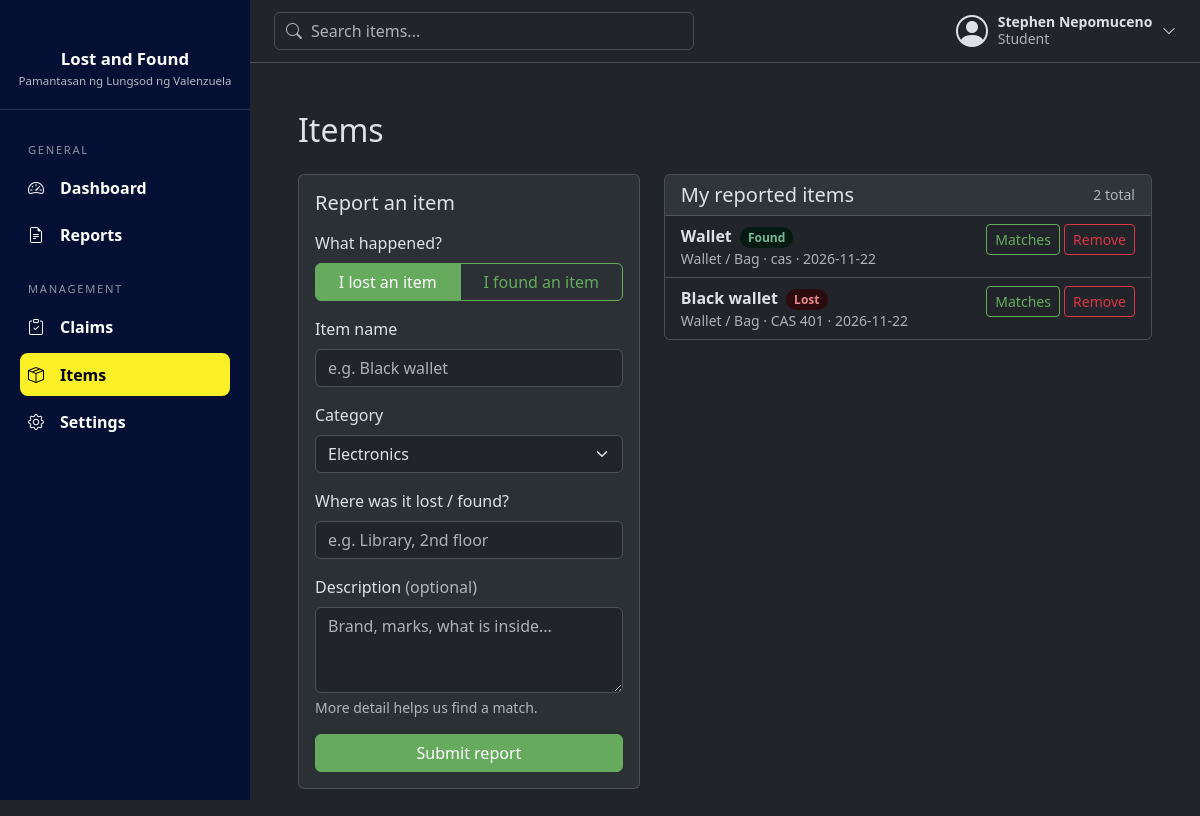
The page /items (signed in) on the database its author committed.
### tables this page shows
CREATE TABLE users (
            id INTEGER PRIMARY KEY AUTOINCREMENT,
            full_name TEXT NOT NULL,
            email TEXT NOT NULL UNIQUE,
            password TEXT NOT NULL,
            role TEXT NOT NULL DEFAULT 'Student'
                CHECK(role IN ('Student', 'Faculty', 'Admin'))
        , is_active INTEGER NOT NULL DEFAULT 1);

CREATE TABLE items (
            item_id INTEGER PRIMARY KEY AUTOINCREMENT,
            user_id INTEGER NOT NULL,
            name TEXT NOT NULL,
            category TEXT NOT NULL,
            description TEXT,
            location TEXT NOT NULL,
            item_status TEXT NOT NULL
                CHECK(item_status IN ('Lost', 'Found')),
            status TEXT NOT NULL DEFAULT 'Active'
                CHECK(status IN ('Active', 'Claimed', 'Returned', 'Removed')),
            date_reported DATE NOT NULL DEFAULT CURRENT_DATE,

            FOREIGN KEY (user_id) REFERENCES users (id)
        );

### routes/user_routes.py (the view, shortened to what this page needs)
@bp.route("/items", methods=["GET", "POST"])
@login_required
def items():
    errors = {}
    return render_template("user/items.html", categories=CATEGORIES, form=request.form,
                           errors=errors, my_items=item_model.by_user(session["user_id"]))

### database/connection.py (called while the page is built)
def get_db():
    if "db" not in g:
        g.db = sqlite3.connect(current_app.config["DATABASE"])
        g.db.row_factory = sqlite3.Row
    return g.db

### models/item_model.py (called while the page is built)
def by_user(user_id):
    return get_db().execute(
        "SELECT * FROM items WHERE user_id = ? ORDER BY item_id DESC", (user_id,)
    ).fetchall()

### models/user_model.py (called while the page is built)
def get_by_id(user_id):
    return get_db().execute("SELECT * FROM users WHERE id = ?", (user_id,)).fetchone()

### routes/utils.py (called while the page is built)
def login_required(view):
    @wraps(view)
    def wrapped(*args, **kwargs):
        if "user_id" not in session:
            flash("Please log in first.", "warning")
            return redirect(url_for("auth.login"))
        user = user_model.get_by_id(session["user_id"])
        if user is None or not user["is_active"]:
            session.clear()
            flash("Your account is no longer active. Please contact an administrator.", "warning")
            return redirect(url_for("auth.login"))
        return view(*args, **kwargs)
    return wrapped

### templates/user/items.html (shortened to what this page needs)
{% extends "base.html" %}
{% block content %}
<h2 class="mb-4">Items</h2>
<div class="row g-4">
  <div class="col-xl-5">
    <div class="card">
      <div class="card-body">
        <h5 class="card-title mb-3">Report an item</h5>
        <form method="post" novalidate>
          <div class="mb-3">
            <label class="form-label d-block">What happened?</label>
            <div class="btn-group w-100" role="group">
              {% for t in ['Lost', 'Found'] %}
              <label class="btn btn-outline-primary" for="type_{{ t }}">I {{ t|lower }} an item</label>
              {% endfor %}
            </div>
          </div>
          <div class="mb-3">
            <label class="form-label" for="name">Item name</label>
            <input class="form-control {{ 'is-invalid' if errors.name }}" id="name" name="name" maxlength="100"
                   placeholder="e.g. Black wallet" value="{{ form.get('name', '') }}">
          </div>
          <div class="row">
            <div class="mb-3">
              <label class="form-label" for="category">Category</label>
              <select class="form-select {{ 'is-invalid' if errors.category }}" id="category" name="category">
                {% for c in categories %}
                <option {{ 'selected' if form.get('category') == c }}>{{ c }}</option>
                {% endfor %}
              </select>
            </div>
          </div>
          <div class="mb-3">
            <label class="form-label" for="location">Where was it lost / found?</label>
            <input class="form-control {{ 'is-invalid' if errors.location }}" id="location" name="location"
                   maxlength="100" placeholder="e.g. Library, 2nd floor" value="{{ form.get('location', '') }}">
          </div>
          <div class="mb-3">
            <label class="form-label" for="description">Description <span class="text-body-secondary">(optional)</span></label>
            <textarea class="form-control {{ 'is-invalid' if errors.description }}" id="description" name="description"
                      rows="3" maxlength="500" placeholder="Brand, marks, what is inside...">{{ form.get('description', '') }}</textarea>
            <div class="form-text">More detail helps us find a match.</div>
          </div>
          <button class="btn btn-primary w-100">Submit report</button>
        </form>
      </div>
    </div>
  </div>
  <div class="col-xl-7">
    <div class="card">
      <div class="card-header d-flex justify-content-between align-items-center">
        <h5 class="mb-0">My reported items</h5>
        <span class="text-body-secondary small">{{ my_items|length }} total</span>
      </div>
      {% if my_items %}
      <ul class="list-group list-group-flush">
        {% for item in my_items %}
        <li class="list-group-item d-flex justify-content-between align-items-start gap-3
                   {{ 'text-body-secondary' if item['status'] != 'Active' }}">
          <div>
            <div class="fw-semibold">
              {{ item["name"] }}
              <span class="dash-badge ms-1 {{ item['item_status'] }}">{{ item["item_status"] }}</span>
            </div>
            <div class="small text-body-secondary">
              {{ item["category"] }} &middot; {{ item["location"] }} &middot; {{ item["date_reported"] }}
            </div>
          </div>
          {% if item["status"] == "Active" %}
          <div class="text-nowrap">
            <a class="btn btn-sm btn-outline-primary" href="{{ url_for('user.item_matches', item_id=item['item_id']) }}">Matches</a>
            <form method="post" action="{{ url_for('user.remove_item', item_id=item['item_id']) }}" class="d-inline"
                  onsubmit="return confirm('Remove this report? It will no longer be matched.');">
              <button class="btn btn-sm btn-outline-danger">Remove</button>
            </form>
          </div>
          {% endif %}
        </li>
        {% endfor %}
      </ul>
      {% else %}
      <div class="card-body">
        <p class="dash-empty mb-0">You haven't reported any items yet.</p>
      </div>
      {% endif %}
    </div>
  </div>
</div>
{% endblock %}

### templates/base.html (shortened to what this page needs)
<!doctype html>
<html lang="en" data-bs-theme="dark">
<head>
  <link href="https://cdn.jsdelivr.net/npm/bootstrap@5.3.3/dist/css/bootstrap.min.css" rel="stylesheet">
  <link href="https://cdn.jsdelivr.net/npm/bootstrap-icons@1.11.3/font/bootstrap-icons.min.css" rel="stylesheet">
  <link href="{{ url_for('static', filename='css/style.css') }}" rel="stylesheet">
</head>
<body>
{% block body %}
<div class="app-shell d-flex">
    <aside class="sidebar offcanvas-md offcanvas-start" id="sidebar" tabindex="-1">
    <div class="sidebar-brand">
      <div class="sidebar-title">Lost and Found</div>
      <div class="sidebar-subtitle">Pamantasan ng Lungsod ng Valenzuela</div>
    </div>
    <nav class="sidebar-nav">
      {% if session.role == 'Admin' %}
        {% include "partials/sidebar_admin.html" %}
      {% else %}
        {% include "partials/sidebar_user.html" %}
      {% endif %}
    </nav>
  </aside>
  <div class="main-col flex-grow-1">
    <header class="topbar d-flex align-items-center justify-content-between gap-3">
      <form class="topbar-search" action="{{ url_for('shared.reports') }}" method="get" role="search">
        <input class="form-control" type="search" name="q" maxlength="100" placeholder="Search items..."
               value="{{ request.args.get('q', '') if request.endpoint == 'shared.reports' }}">
      </form>
      <div class="dropdown">
        <button class="user-menu-btn" type="button" data-bs-toggle="dropdown" aria-expanded="false">
          <i class="bi bi-person-circle fs-2"></i>
          <span class="d-none d-sm-block">
            <span class="d-block fw-semibold small">{{ session.full_name }}</span>
            <span class="d-block small text-body-secondary">{{ session.role }}</span>
          </span>
          <i class="bi bi-chevron-down small"></i>
        </button>
      </div>
    </header>
    <main class="p-3 p-md-5">
      {% block content %}{% endblock %}
    </main>
  </div>
</div>
{% endblock %}
</body>
</html>
</html>

### static/css/style.css (style rules this page uses)
.app-shell { min-height: 100vh; }
.app-shell > .main-col { min-width: 0; }
.card { background: var(--bs-tertiary-bg); }
.btn-primary { --bs-btn-color: #ffffff; --bs-btn-bg: #66ab5d; --bs-btn-border-color: #66ab5d; --bs-btn-hover-color: #ffffff; --bs-btn-hover-bg: #5a9a52; --bs-btn-hover-border-color: #5a9a52; --bs-btn-active-color: #ffffff; --bs-btn-active-bg: #4f8948; --bs-btn-active-border-color: #4f8948; --bs-btn-focus-shadow-rgb: 102, 171, 93; --bs-btn-disabled-color: #ffffff; --bs-btn-disabled-bg: #66ab5d; --bs-btn-disabled-border-color: #66ab5d; }
.btn-outline-primary { --bs-btn-color: #66AB5D; --bs-btn-border-color: #66AB5D; --bs-btn-hover-color: #fff; --bs-btn-hover-bg: #66AB5D; --bs-btn-hover-border-color: #66AB5D; --bs-btn-active-color: #fff; --bs-btn-active-bg: #66AB5D; --bs-btn-active-border-color: #66AB5D; --bs-btn-focus-shadow-rgb: 102, 171, 93; }
.sidebar { --bs-offcanvas-width: 250px; width: 250px; min-width: 250px; color: #fff; overflow-y: auto; }
.sidebar { background: #031033 !important; }
@media (min-width: 768px) { .sidebar { position: sticky; top: 0; height: 100vh; align-self: flex-start; } }
.sidebar-brand { padding: 2rem 1rem 1.25rem; text-align: center; border-bottom: 1px solid rgba(255, 255, 255, 0.15); }
.sidebar-title { margin-top: 0.9rem; font-size: 1.05rem; font-weight: 600; }
.sidebar-subtitle { font-size: 0.72rem; color: rgba(255, 255, 255, 0.7); }
.sidebar-nav { padding: 0.5rem 1.25rem 1.5rem; }
.topbar { position: sticky; top: 0; z-index: 1020; padding: 0.75rem 1.5rem; background: var(--bs-body-bg); border-bottom: 1px solid var(--bs-border-color); }
.topbar-search { position: relative; flex: 1; max-width: 420px; }
.topbar-search input { padding-left: 2.25rem; }
.user-menu-btn { display: flex; align-items: center; gap: 0.6rem; padding: 0; border: 0; background: none; color: var(--bs-body-color); text-align: left; line-height: 1.2; }
.dash-badge { padding: 2px 8px; border-radius: 10px; font-size: 12px; background: var(--bs-secondary-bg); color: var(--bs-body-color); }
.dash-badge.Lost, .dash-badge.Rejected { background: var(--bs-danger-bg-subtle); color: var(--bs-danger-text-emphasis); }
.dash-badge.Found, .dash-badge.Approved { background: var(--bs-success-bg-subtle); color: var(--bs-success-text-emphasis); }

### rows shown on the page
users: full_name "Stephen Nepomuceno", role "Student"
items: name "Wallet", item_status "Found", category "Wallet / Bag", location "cas", date_reported "2026-11-22"
items: name "Black wallet", item_status "Lost", category "Wallet / Bag", location "CAS 401", date_reported "2026-11-22"

### other values the page prints
{{ t|lower }} "lost" "found"
{{ my_items|length }} "2"
form field category "Electronics"
